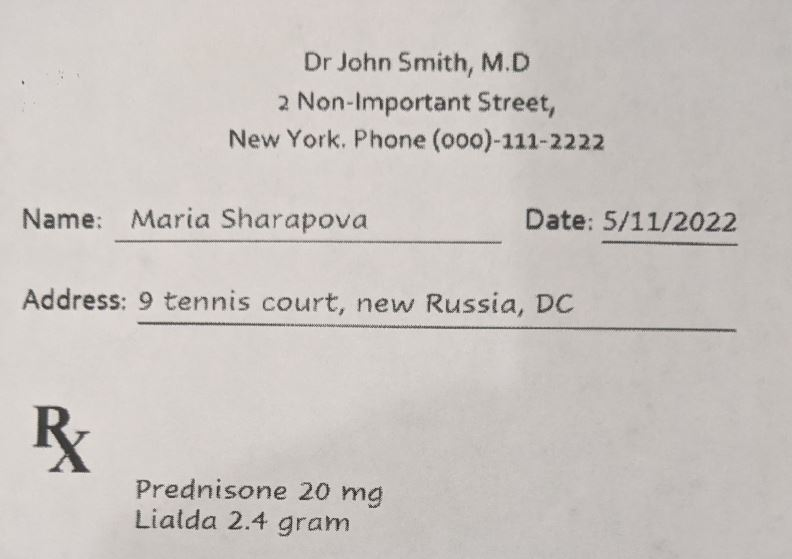
#> input picture backend/notebooks/clear_image.jpg, 792 x 559 px; its folder holds only this picture in this run
$ jupyter execute --allow-errors cv_concepts.ipynb
#> lines starting #> are read from the running program, lines starting #| are printed output that depends on the picture; after the words box and inside, x2 and y2 are one past the last pixel; in counts of white or black regions, pixels touching at a corner belong together
[cell 1]
import cv2
from PIL import Image

[cell 2]
import os

#! I want to list all the files and folders in the current director, that is why we use .
# for filename in os.listdir('.'):
#     print(filename)

#! List all files in the current directory
for filename in os.listdir('.'):
    if os.path.isfile(filename):  # Check if it's a file
        print(filename)

[cell 3]
img=cv2.imread("clear_image.jpg",flags=cv2.IMREAD_GRAYSCALE)
#> img: shape (559, 792); min 36, max 234, mean 197.1
img

[cell 4]
Image.fromarray(img).show()

[cell 5]
cv2.threshold(img, 80, 255, cv2.THRESH_BINARY)

[cell 6]
xyz, new_img = cv2.threshold(img, 150, 255, cv2.THRESH_BINARY)
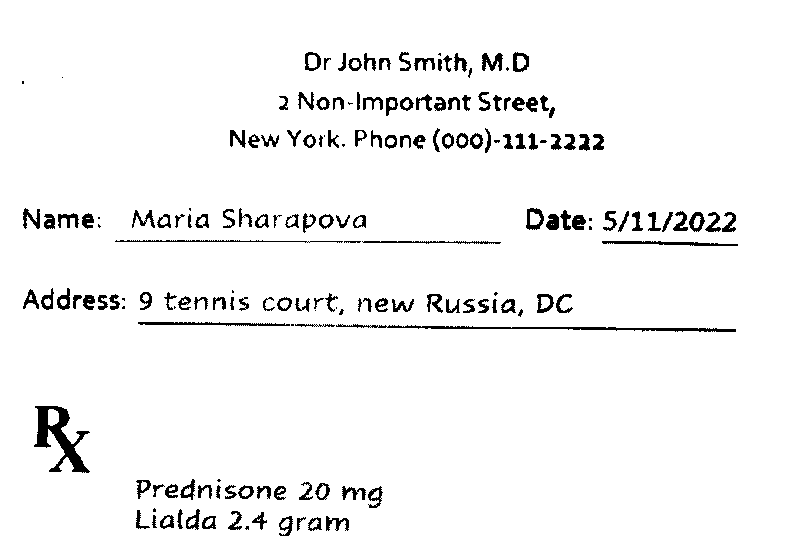
#> new_img: shape (559, 792); 95.8% white; 180 black regions (26 under 20 px), largest, box (x1, y1, x2, y2) and area: (34, 406, 90, 473) 1430, (336, 324, 736, 332) 981, (138, 322, 290, 326) 382
Image.fromarray(new_img).show()
